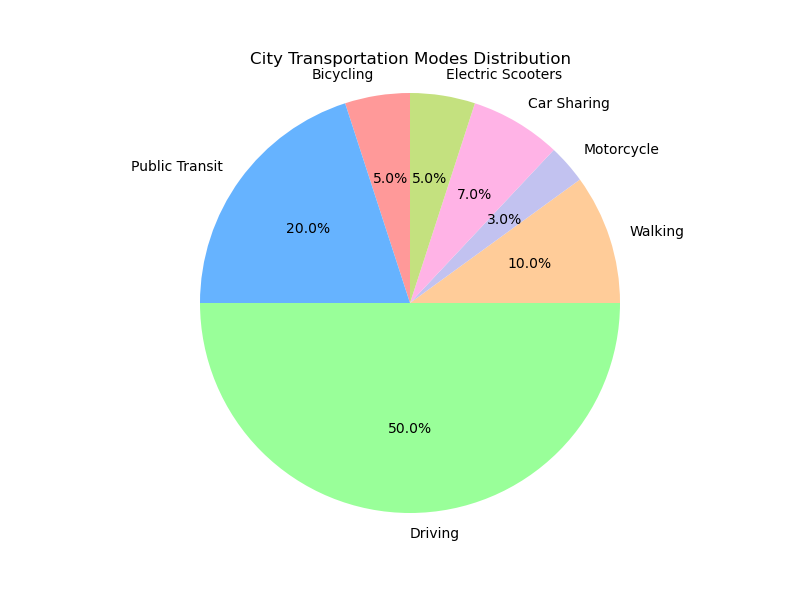

Write Python code to recreate this figure.

import matplotlib.pyplot as plt

# Data
transport_modes = ['Bicycling', 'Public Transit', 'Driving', 'Walking', 'Motorcycle', 'Car Sharing', 'Electric Scooters']
percentages = [5, 20, 50, 10, 3, 7, 5]
colors = ['#ff9999','#66b3ff','#99ff99','#ffcc99','#c2c2f0','#ffb3e6', '#c4e17f']

# Pie chart
plt.figure(figsize=(8, 6))  # Change width and height of the chart
plt.pie(percentages, labels=transport_modes, colors=colors, autopct='%1.1f%%', startangle=90)
plt.axis('equal')  # Equal aspect ratio ensures that pie is drawn as a circle.

# Title
plt.title('City Transportation Modes Distribution')

# Display the chart
plt.show()
